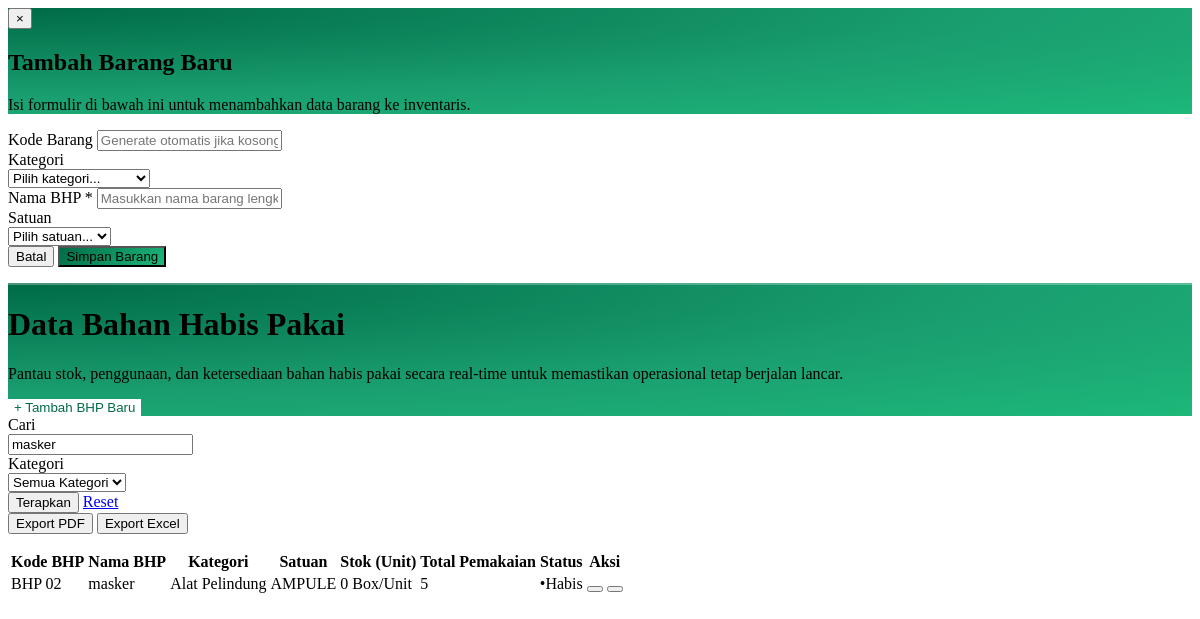
The page /admin/contents/data_bhp.php?keyword=masker on the database its author committed.
### tables this page shows
CREATE TABLE `bhp` (
  `id_bhp` int UNSIGNED NOT NULL,
  `Kode_bhp` varchar(20) DEFAULT NULL,
  `Nama_bhp` varchar(100) NOT NULL,
  `Jumlah` int DEFAULT '0',
  `isi_per_stok` int NOT NULL DEFAULT '1',
  `Pemakaian` int NOT NULL DEFAULT '0',
  `id_kategori` int UNSIGNED DEFAULT NULL,
  `id_satuan` int UNSIGNED DEFAULT NULL
);

CREATE TABLE `kategori_bhp` (
  `id_kategori` int UNSIGNED NOT NULL,
  `Kode_kategori` varchar(20) DEFAULT NULL,
  `Nama_kategori` varchar(50) NOT NULL
);

CREATE TABLE `satuan_bhp` (
  `id_satuan` int UNSIGNED NOT NULL,
  `Nama_satuan` varchar(30) NOT NULL
);

### admin/contents/data_bhp.php (the view, shortened to what the rows shown need)
<?php
$mgr       = new BhpManager();
$p      = max(1, (int)($_GET['p'] ?? 1));
$limit  = 10;
$offset = ($p - 1) * $limit;
$filter    = [
  'keyword'     => $_GET['keyword']     ?? '',
  'id_kategori' => $_GET['id_kategori'] ?? '',
  'limit'       => $limit,
  'offset'      => $offset
];
$bhpList      = $mgr->getAllBhp($filter);
$kategoriList = $mgr->getAllKategori();
function stokStatus(int $jumlah): array
{
  if ($jumlah <= 0)  return ['label' => 'Habis',   'cls' => 'text-red-600',   'dot' => 'text-red-500'];
  return             ['label' => 'Aman',   'cls' => 'text-emerald-600', 'dot' => 'text-emerald-500'];
}
?>
<div id="modalBhp"
  class="hidden fixed inset-0 z-[9999] items-center justify-center p-4"
  style="background:rgba(15,23,42,0.45);backdrop-filter:blur(4px);"
  onclick="if(event.target===this)closeBhpModal()">
  <div class="relative w-full max-w-2xl rounded-2xl overflow-hidden shadow-2xl"
    style="background:#fff;animation:bhpModalIn2 .25s cubic-bezier(.34,1.56,.64,1) both;">
    <div class="relative px-7 pt-6 pb-5"
      style="background:radial-gradient(ellipse at 0% 0%,#006B47 0%,#1A9F70 60%,#1DB879 100%);">
      <h2 class="font-bold text-white text-xl leading-tight" id="bhpModalTitle">Tambah Barang Baru</h2>
    </div>
  </div>
</div>
<div class="w-full p-4 sm:p-6 lg:p-8">
  <div class="max-w-[1400px] mx-auto space-y-6 w-full">
    <div class="relative w-full rounded-2xl overflow-hidden mb-2"
      style="background:radial-gradient(ellipse at 0% 0%,#006B47 0%,#1A9F70 60%,#1DB879 100%);">
      <div class="relative z-10 flex flex-col sm:flex-row items-start sm:items-center justify-between gap-6 px-6 py-6 sm:px-8 sm:py-7">
        <div class="flex items-center gap-4 sm:gap-5 min-w-0">
          <div class="flex flex-col gap-1 min-w-0">
            <h1 class="font-display font-bold text-white text-xl sm:text-2xl lg:text-3xl leading-tight">Data Bahan Habis Pakai</h1>
          </div>
        </div>
      </div>
    </div>
    <div class="bg-white border border-slate-200 rounded-2xl shadow-sm flex flex-col">
      <form method="GET" action="" class="p-5 sm:p-6 border-b border-slate-100 flex flex-col xl:flex-row gap-4 items-end bg-white rounded-t-2xl relative z-10">
        <div class="w-full xl:w-[40%] flex flex-col gap-1.5">
          <div class="relative">
            <input type="text" name="keyword" value="<?php echo htmlspecialchars($filter['keyword']); ?>"
              placeholder="Cari nama BHP, kode..."
              class="w-full h-11 pl-10 pr-4 bg-white border border-slate-200 rounded-xl text-sm focus:ring-2 focus:ring-brand-500/20 focus:border-brand-500 outline-none transition-all placeholder:text-slate-400 font-medium text-slate-700 shadow-sm hover:border-slate-300">
          </div>
        </div>
      </form>
      <div class="overflow-x-auto w-full relative z-0">
        <table class="w-full text-left whitespace-nowrap">
          <thead>
            <tr class="bg-white text-[11px] uppercase tracking-wider text-slate-400 border-b border-slate-200 font-bold">
              <th class="py-4 px-6">Kode BHP</th>
              <th class="py-4 px-6">Nama BHP</th>
              <th class="py-4 px-6">Kategori</th>
              <th class="py-4 px-6">Satuan</th>
              <th class="py-4 px-6">Stok (Unit)</th>
              <th class="py-4 px-6">Total Pemakaian</th>
              <th class="py-4 px-6">Status</th>
              <th class="py-4 px-6 text-right">Aksi</th>
            </tr>
          </thead>
          <tbody class="text-[13px] font-plex divide-y divide-slate-100 text-slate-600">
            <?php if (empty($bhpList)): ?>
              <tr>
                <td colspan="8" class="px-6 py-14 text-center text-slate-400">
                  <i class="fas fa-box-open text-4xl mb-3 opacity-30 block"></i>
                  <?php echo ($filter['keyword'] || $filter['id_kategori'])
                    ? 'Tidak ada BHP yang cocok dengan filter.'
                    : 'Belum ada data BHP. Klik "+ Tambah BHP Baru" untuk memulai.'; ?>
                </td>
              </tr>
            <?php else: ?>
              <?php
              $katColors = [
                ['bg' => 'bg-emerald-100/50', 'text' => 'text-emerald-600', 'border' => 'border-emerald-100/50'],
                ['bg' => 'bg-amber-100/50',  'text' => 'text-amber-600',  'border' => 'border-amber-100/50'],
                ['bg' => 'bg-blue-100/50',   'text' => 'text-blue-600',   'border' => 'border-blue-100/50'],
                ['bg' => 'bg-purple-100/50', 'text' => 'text-purple-600', 'border' => 'border-purple-100/50'],
                ['bg' => 'bg-rose-100/50',   'text' => 'text-rose-600',   'border' => 'border-rose-100/50'],
              ];
              $katColorMap = [];
              foreach ($kategoriList as $idx => $k) $katColorMap[$k['id_kategori']] = $katColors[$idx % count($katColors)];
              foreach ($bhpList as $bhp):
                $status = stokStatus((int)$bhp['Jumlah']);
                $col    = $katColorMap[$bhp['id_kategori']] ?? $katColors[0];
              ?>
                <tr class="hover:bg-slate-50/50 transition-colors group bg-white" id="bhp-row-<?php echo $bhp['id_bhp']; ?>">
                  <td class="py-5 px-6 font-semibold text-slate-700"><?php echo htmlspecialchars($bhp['Kode_bhp'] ?? '-'); ?></td>
                  <td class="py-5 px-6 font-semibold text-slate-800"><?php echo htmlspecialchars($bhp['Nama_bhp']); ?></td>
                  <td class="py-5 px-6">
                    <?php if ($bhp['Nama_kategori']): ?>
                      <span class="inline-flex items-center px-3 py-1.5 rounded-md text-[11px] font-bold <?php echo $col['bg'] . ' ' . $col['text'] . ' border ' . $col['border']; ?>">
                        <?php echo htmlspecialchars($bhp['Nama_kategori']); ?>
                      </span>
                    <?php else: ?>
                      <span class="text-slate-300 text-xs">—</span>
                    <?php endif; ?>
                  </td>
                  <td class="py-5 px-6 font-medium text-slate-600"><?php echo $bhp['Nama_satuan'] ? htmlspecialchars($bhp['Nama_satuan']) : '—'; ?></td>
                  <td class="py-5 px-6 font-medium text-slate-600">
                    <span class="font-bold text-slate-700 text-sm"><?php echo number_format((int)$bhp['Jumlah']); ?></span>
                    <span class="text-xs ml-1">Box/Unit</span>
                  </td>
                  <td class="py-5 px-6 font-medium text-slate-500">
                    <div class="font-bold text-emerald-600 text-sm"><?php echo number_format((int)$bhp['Pemakaian']); ?></div>
                  </td>
                  <td class="py-5 px-6">
                    <span class="<?php echo $status['cls']; ?> font-bold text-[11px] tracking-widest uppercase">
                      <span class="<?php echo $status['dot']; ?> mr-1.5 text-[14px] leading-none tracking-normal">&bull;</span><?php echo $status['label']; ?>
                    </span>
                  </td>
                  <td class="py-5 px-6 text-right">
                    <div class="flex items-center justify-end gap-2">
                      <button onclick="editBhp(<?php echo htmlspecialchars(json_encode($bhp), ENT_QUOTES); ?>)"
                        class="text-blue-600 hover:text-blue-800 hover:bg-blue-50 w-8 h-8 flex items-center justify-center rounded-lg transition-colors border border-blue-100/50 bg-white shadow-sm" title="Edit">
                      </button>
                      <button onclick="deleteBhp(<?php echo $bhp['id_bhp']; ?>, '<?php echo htmlspecialchars($bhp['Nama_bhp'], ENT_QUOTES); ?>')"
                        class="text-red-500 hover:text-red-700 hover:bg-red-50 w-8 h-8 flex items-center justify-center rounded-lg transition-colors border border-red-100/50 bg-white shadow-sm" title="Hapus">
                      </button>
                    </div>
                  </td>
                </tr>
              <?php endforeach; ?>
            <?php endif; ?>
          </tbody>
        </table>
      </div>
    </div>
  </div>
</div>

### rows shown on the page
bhp: keyword "masker", Kode_bhp "BHP 02", Nama_bhp "masker", id_kategori.Nama_kategori "Alat Pelindung", id_satuan.Nama_satuan "AMPULE", Jumlah "0", Pemakaian "5", Jumlah "Habis"
